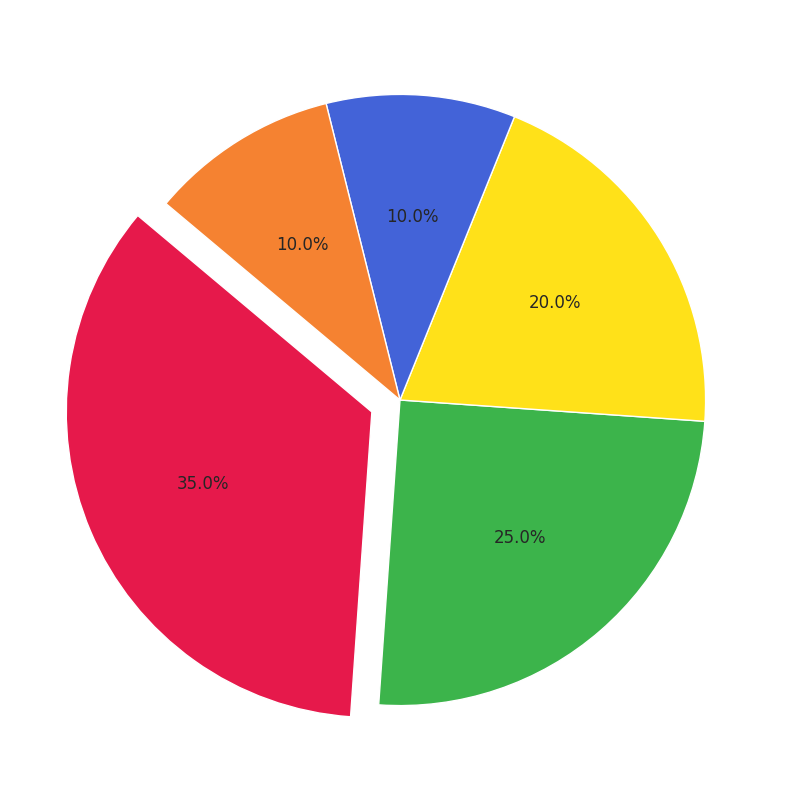

This figure's Python source:
import matplotlib.pyplot as plt

# Define the data
shares = [35, 25, 20, 10, 10]

# Define new colors for each sector
new_colors = ['#e6194B', '#3cb44b', '#ffe119', '#4363d8', '#f58231']

# Define explode to highlight the 'Solar Power' sector
explode = (0.1, 0, 0, 0, 0)

# Create the pie chart
fig, ax = plt.subplots(figsize=(8, 8))
wedges, _, _ = ax.pie(
    shares, 
    autopct='%1.1f%%', 
    startangle=140, 
    colors=new_colors, 
    explode=explode
)

# Automatically adjust layout to ensure everything fits
plt.tight_layout()

# Display the chart
plt.show()
